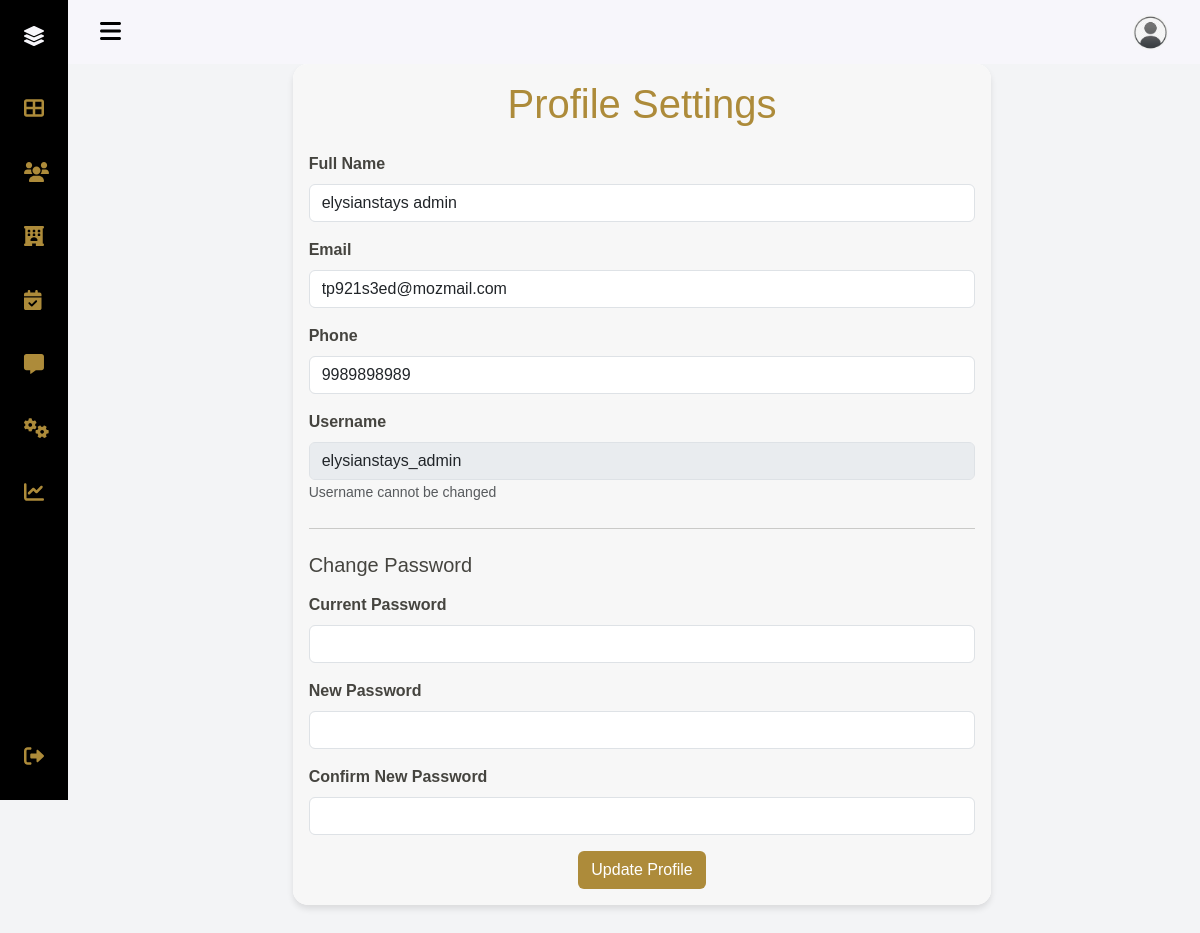
Page /admin/profile.php (signed in) on the committed database.
### tables this page shows
CREATE TABLE `users` (
  `id` int NOT NULL,
  `name` varchar(100) NOT NULL,
  `username` varchar(50) NOT NULL,
  `email` varchar(100) NOT NULL,
  `password` varchar(255) NOT NULL,
  `phone` varchar(20) DEFAULT NULL,
  `city` varchar(50) DEFAULT NULL,
  `country` varchar(50) DEFAULT NULL,
  `profile_pic` varchar(255) DEFAULT NULL,
  `token` varchar(100) DEFAULT NULL,
  `role` enum('user','admin','hotel') DEFAULT 'user',
  `status` enum('active','inactive') DEFAULT 'inactive',
  `created_at` timestamp NULL DEFAULT CURRENT_TIMESTAMP,
  `reset_token` varchar(100) DEFAULT NULL,
  `reset_token_expiry` datetime DEFAULT NULL
);

### admin/profile.php (the view, shortened to what this page needs)
<?php
require_once("header.php");
$user_id = $_SESSION['user_id'];
$query = "SELECT * FROM users WHERE id = ?";
$stmt = $conn->prepare($query);
$stmt->bind_param("i", $user_id);
$stmt->execute();
$result = $stmt->get_result();
$user = $result->fetch_assoc();
?>
<div class="container my-5 animate__animated animate__fadeIn">
    <div class="row justify-content-center">
        <div class="col-md-8">
            <div class="card">
                <div class="card-body">
                    <h1 class="text-center mb-4" style="color: var(--primary-color);">Profile Settings</h1>
                    <form method="POST" action="">
                        <div class="mb-3">
                            <label for="name" class="form-label">Full Name</label>
                            <input type="text" class="form-control" id="name" name="name"
                                   value="<?php echo htmlspecialchars($user['name']); ?>" required>
                        </div>
                        <div class="mb-3">
                            <label for="email" class="form-label">Email</label>
                            <input type="email" class="form-control" id="email" name="email"
                                   value="<?php echo htmlspecialchars($user['email']); ?>" required>
                        </div>
                        <div class="mb-3">
                            <label for="phone" class="form-label">Phone</label>
                            <input type="tel" class="form-control" id="phone" name="phone"
                                   value="<?php echo htmlspecialchars($user['phone']); ?>">
                        </div>
                        <div class="mb-3">
                            <label for="username" class="form-label">Username</label>
                            <input type="text" class="form-control" id="username"
                                   value="<?php echo htmlspecialchars($user['username']); ?>" disabled>
                            <small class="text-muted">Username cannot be changed</small>
                        </div>
                        <hr class="my-4">
                        <h5 class="mb-3">Change Password</h5>
                        <div class="mb-3">
                            <label for="current_password" class="form-label">Current Password</label>
                            <input type="password" class="form-control" id="current_password" name="current_password">
                        </div>
                        <div class="mb-3">
                            <label for="new_password" class="form-label">New Password</label>
                            <input type="password" class="form-control" id="new_password" name="new_password">
                        </div>
                        <div class="mb-3">
                            <label for="confirm_password" class="form-label">Confirm New Password</label>
                            <input type="password" class="form-control" id="confirm_password" name="confirm_password">
                        </div>
                        <div class="text-center">
                            <button type="submit" class="btn btn-theme">Update Profile</button>
                        </div>
                    </form>
                </div>
            </div>
        </div>
    </div>
</div>
<?php require_once("footer.php"); ?>

### admin/css/index.css (style rules this page uses)
:root { --primary-color: #ad8b3a; --secondary-color: #45443F; --accent-light: #ffffff; --accent-dark: #000000; --bg-light: #f9f9f9; --bg-dark: #f3f4f6; }
body { background-color: var(--bg-dark); font-family: 'Arial', sans-serif; padding-top: 20px; }
.card { border: none; border-radius: 15px; overflow: hidden; transition: all 0.3s ease; }
.card-body { background-color: var(--bg-light); color: var(--secondary-color); }

### admin/css/manage-hotels.css (style rules this page uses)
:root { --primary-color: #ad8b3a; --secondary-color: #45443F; --accent-light: #ffffff; --accent-dark: #000000; --bg-light: #f8f9fa; }
.btn-theme { background-color: var(--primary-color); color: var(--accent-light); transition: all 0.3s ease; }

### admin/css/manage-bookings.css (style rules this page uses)
:root { --primary-color: #ad8b3a; --secondary-color: #45443F; --accent-light: #ffffff; --accent-dark: #000000; --bg-light: #f8f9fa; }
.btn-theme { background-color: var(--primary-color); color: var(--accent-light); transition: all 0.3s ease; }

### admin/css/platform-settings.css (style rules this page uses)
.card { border: none; box-shadow: 0 4px 6px rgba(0, 0, 0, 0.1); }
.btn-theme { background-color: #ad8b3a; color: #ffffff; transition: all 0.3s ease; }
.form-label { font-weight: bold; }

### admin/css/revenue-analytics.css (style rules this page uses)
:root { --primary-color: #ad8b3a; --secondary-color: #45443F; --accent-light: #ffffff; --accent-dark: #000000; --bg-light: #f7f7f7; --card-shadow: 0px 4px 15px rgba(0, 0, 0, 0.1); --card-hover-shadow: 0px 8px 20px rgba(0, 0, 0, 0.2); --transition-speed: 0.3s; }

### admin/css/feedback.css (style rules this page uses)
:root { --hotel-primary: #ad8b3a; --hotel-secondary: #45443F; --hotel-dark: #000; --hotel-light: #fff; }

### admin/header.php (style rules this page uses)
:root { --sidebar-header-height: 3rem; --sidebar-nav-width: 68px; --sidebar-bg-color: #000000; --sidebar-highlight-color: #ad8b3a; --sidebar-text-color: #F7F6FB; --sidebar-font-size: 1rem; --sidebar-z-index: 100; --transition-speed: 0.3s; }
* { box-sizing: border-box; }
body { margin: var(--sidebar-header-height) 0 0 0; padding: 0 1rem; font-size: var(--sidebar-font-size); transition: var(--transition-speed); }
@media screen and (min-width: 768px) { body { margin: calc(var(--sidebar-header-height) + 1rem) 0 0 0; padding-left: calc(var(--sidebar-nav-width) + 2rem); } }

### rows in the picture
users: name "elysianstays admin", email "tp921s3ed@mozmail.com", phone "9989898989", username "elysianstays_admin"
